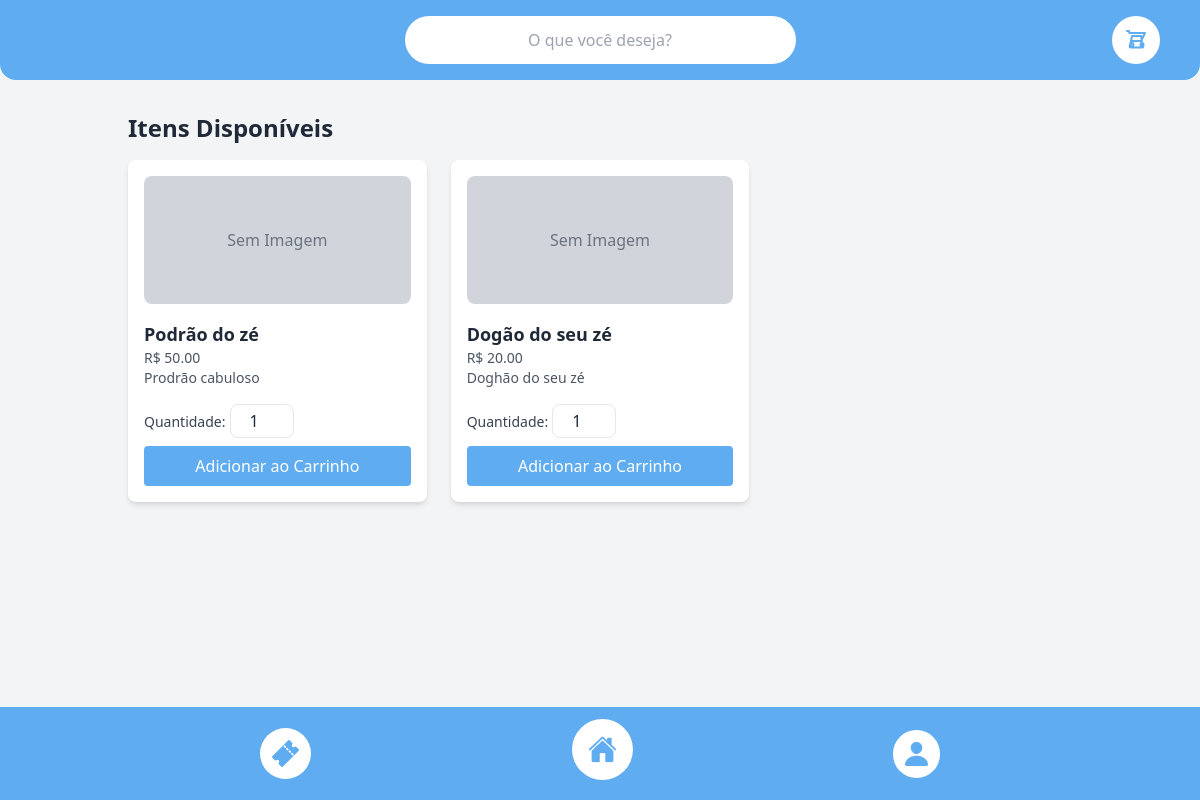
Page /estabelecimento/3f1636b8-a374-447d-bbd8-c1ca03cbb24b/itens/ (signed in) on the committed database.
### app/models.py (models this page shows, shortened)
class Itens(models.Model):
    id_item = models.UUIDField(primary_key=True, default=uuid.uuid4, editable=False)
    nome_item = models.CharField(max_length=255)
    valor_item = models.DecimalField(
        max_digits=6,
        decimal_places=2,
        validators=[MinValueValidator(0.00)]
    )
    descricao = models.TextField()
    estoque = models.IntegerField(validators=[MinValueValidator(0)])
    id_estabelecimento = models.ForeignKey(
        Estabelecimento,
        on_delete=models.CASCADE,
        related_name='itens',
        verbose_name='id_estabelecimento'
    )

### app/views.py (the view)
# urls.py: path('estabelecimento/<uuid:id_estabelecimento>/itens/', views.itens_estabelecimento, name='itens_estabelecimento'),
@login_required
def itens_estabelecimento(request, id_estabelecimento):
    estabelecimento = get_object_or_404(Estabelecimento, id_estabelecimento=id_estabelecimento)
    itens = estabelecimento.itens.all()
    return render(request, 'menu.html', {'estabelecimento': estabelecimento, 'itens': itens})

### app/templates/menu.html (shortened to what this page needs)
{% load static %}
<!DOCTYPE html>
<html lang="pt-br">
<head>
    <link href="{% static 'css/output.css' %}" rel="stylesheet">
</head>
<body class="bg-gray-100">
    {% include 'header.html' %}
    <main class="flex-grow pt-28 pb-32 fade-in lg:mx-32 mx-10">
        <h1 class="text-2xl font-bold text-gray-800 mb-4">Itens Disponíveis</h1>
        {% if itens %}
        <div class="grid grid-cols-1 sm:grid-cols-2 lg:grid-cols-3 gap-6">
            {% for item in itens %}
            <div class="bg-white shadow-md rounded-lg p-4">
                <div class="h-32 bg-gray-300 rounded-lg mb-4">
                    {% if item.imagem %}
                    <img src="{{ item.imagem.url }}" alt="{{ item.nome_item }}" class="w-full h-full object-cover rounded-lg">
                    {% else %}
                    <span class="flex items-center justify-center h-full text-gray-500">Sem Imagem</span>
                    {% endif %}
                </div>
                <h2 class="text-lg font-bold text-gray-800">{{ item.nome_item }}</h2>
                <p class="text-sm text-gray-600">R$ {{ item.valor_item|floatformat:2 }}</p>
                <p class="text-sm text-gray-600">{{ item.descricao }}</p>
                <form method="post" action="{% url 'add_to_cart' item.id_item %}" class="mt-4">
                    <label for="quantidade-{{ item.id_item }}" class="text-sm text-gray-700">Quantidade:</label>
                    <input id="quantidade-{{ item.id_item }}" type="number" name="quantidade" value="1" min="1" max="{{ item.estoque }}" class="w-16 text-center border rounded-lg py-1 px-2 text-gray-800">
                    <button class="bg-primary text-white py-2 px-4 rounded hover:bg-primary-dark mt-2 w-full">Adicionar ao Carrinho</button>
                </form>
            </div>
            {% endfor %}
        </div>
        {% else %}
        <div class="text-center text-gray-600 mt-12">
            <p>Nenhum item disponível no momento.</p>
            <a href="{% url 'home' %}" class="text-primary font-bold hover:underline">Voltar aos Estabelecimentos</a>
        </div>
        {% endif %}
    </main>
    {% include 'footer.html' %}
</body>
</html>

### rows in the picture
Itens: nome_item "Podrão do zé", valor_item "50.00", descricao "Prodrão cabuloso"
Itens: nome_item "Dogão do seu zé", valor_item "20.00", descricao "Doghão do seu zé"
